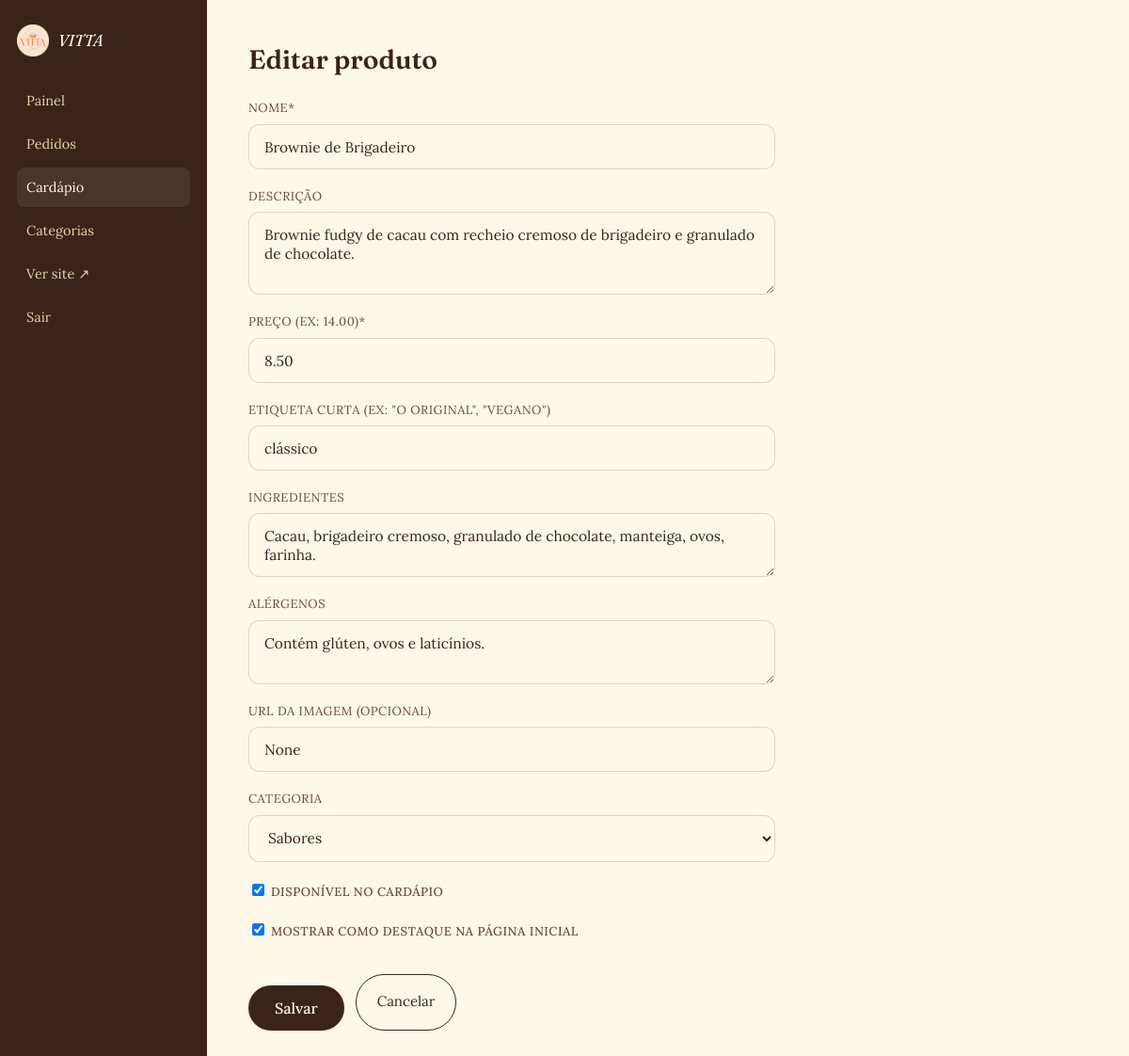
Screenshot of /admin/produtos/1/editar (signed in) with the database file from the repository.
### models.py (models this page shows, shortened)
class Produto(db.Model):
    __tablename__ = "produtos"
    id = db.Column(db.Integer, primary_key=True)
    nome = db.Column(db.String(120), nullable=False)
    descricao = db.Column(db.Text, nullable=True)
    preco = db.Column(db.Numeric(10, 2), nullable=False)
    imagem_url = db.Column(db.String(300), nullable=True)
    disponivel = db.Column(db.Boolean, default=True)
    destaque = db.Column(db.Boolean, default=False)
    tag = db.Column(db.String(60), nullable=True)          # ex: "o original"
    ingredientes = db.Column(db.Text, nullable=True)
    alergenos = db.Column(db.Text, nullable=True)
    categoria_id = db.Column(db.Integer, db.ForeignKey("categorias.id"), nullable=True)
    criado_em = db.Column(db.DateTime, default=datetime.utcnow)

### app.py (the view, shortened to what this page needs)
    @app.route("/admin/produtos/<int:produto_id>/editar", methods=["GET", "POST"])
    @login_required
    def admin_produto_editar(produto_id):
        produto = db.session.get(Produto, produto_id) or abort(404)
        categorias = Categoria.query.order_by(Categoria.nome).all()
        return render_template("admin/produto_form.html", produto=produto, categorias=categorias)

### templates/admin/produto_form.html (shortened to what this page needs)
{% extends "admin/base_admin.html" %}
{% block admin_content %}
<h1 class="titulo-pagina">{{ 'Editar produto' if produto else 'Novo produto' }}</h1>
<form method="POST" class="form form-larga">
  <label for="nome">Nome*</label>
  <input type="text" id="nome" name="nome" value="{{ produto.nome if produto else '' }}" required>
  <label for="descricao">Descrição</label>
  <textarea id="descricao" name="descricao" rows="3">{{ produto.descricao if produto else '' }}</textarea>
  <label for="preco">Preço (ex: 14.00)*</label>
  <input type="text" id="preco" name="preco" value="{{ produto.preco if produto else '' }}" required>
  <label for="tag">Etiqueta curta (ex: "o original", "vegano")</label>
  <input type="text" id="tag" name="tag" value="{{ produto.tag if produto else '' }}">
  <label for="ingredientes">Ingredientes</label>
  <textarea id="ingredientes" name="ingredientes" rows="2">{{ produto.ingredientes if produto else '' }}</textarea>
  <label for="alergenos">Alérgenos</label>
  <textarea id="alergenos" name="alergenos" rows="2">{{ produto.alergenos if produto else '' }}</textarea>
  <label for="imagem_url">URL da imagem (opcional)</label>
  <input type="text" id="imagem_url" name="imagem_url" value="{{ produto.imagem_url if produto else '' }}" placeholder="https://...">
  <label for="categoria_id">Categoria</label>
  <select id="categoria_id" name="categoria_id">
    {% for categoria in categorias %}
    <option value="{{ categoria.id }}" {{ 'selected' if produto and produto.categoria_id == categoria.id }}>{{ categoria.nome }}</option>
    {% endfor %}
  </select>
  <label class="checkbox-linha">
    <input type="checkbox" name="disponivel" {{ 'checked' if not produto or produto.disponivel }}>
    Disponível no cardápio
  </label>
  <label class="checkbox-linha">
    <input type="checkbox" name="destaque" {{ 'checked' if produto and produto.destaque }}>
    Mostrar como destaque na página inicial
  </label>
  <div style="display:flex; gap:12px; margin-top:20px;">
    <button type="submit" class="btn btn-dark">Salvar</button>
    <a href="{{ url_for('admin_produtos') }}" class="btn-outline-dark">Cancelar</a>
  </div>
</form>
{% endblock %}

### static/css/style.css (style rules this page uses)
:root { --cosmic: #FFF8E7; --butter: #FFF0C8; --orange: #F67D2C; --orange-deep: #D9601A; --toffee: #EAC896; --cacau: #3B2417; --cacau-soft: #6B4A34; --line: rgba(59, 36, 23, 0.16); --display: 'Fraunces', serif; --body: 'Lora', serif; }
* { box-sizing: border-box; }
html { scroll-behavior: smooth; }
body { margin: 0; background: var(--cosmic); color: var(--cacau); font-family: var(--body); font-size: 17px; line-height: 1.65; }
a { color: inherit; }
.btn { display: inline-flex; align-items: center; gap: 10px; background: var(--cacau); color: var(--cosmic); text-decoration: none; font-family: var(--body); font-weight: 500; font-size: 16px; padding: 14px 28px; border-radius: 999px; border: none; cursor: pointer; transition: background 0.2s, transform 0.15s; }
.btn-dark { background: var(--cacau); color: var(--cosmic); }
.btn-outline-dark { display: inline-flex; align-items: center; justify-content: center; background: transparent; color: var(--cacau); border: 1.5px solid var(--cacau); text-decoration: none; font-family: var(--body); font-size: 15px; padding: 11px 22px; border-radius: 999px; margin-top: 8px; transition: background 0.2s, color 0.2s; }
.form { display: flex; flex-direction: column; gap: 6px; }
.form label { font-size: 13px; letter-spacing: 0.04em; text-transform: uppercase; color: var(--cacau-soft); margin-top: 12px; }
.form input, .form textarea { font-family: var(--body); font-size: 15.5px; padding: 13px 16px; border-radius: 12px; border: 1px solid var(--line); background: var(--cosmic); color: var(--cacau); resize: vertical; }
.form .btn { margin-top: 20px; align-self: flex-start; }

### static/css/admin.css (style rules this page uses)
.titulo-pagina { font-family: var(--display); font-weight: 600; font-size: 28px; margin: 0 0 6px; color: var(--cacau); }
.admin-body { margin: 0; background: var(--cosmic); }
.form-larga { max-width: 560px; }
.checkbox-linha { flex-direction: row; align-items: center; gap: 8px; font-weight: 500; text-transform: none; margin-top: 14px !important; font-size: 14.5px; color: var(--cacau); }
.checkbox-linha input { width: auto; padding: 0; }
.admin-conteudo select { font-family: var(--body); font-size: 15.5px; padding: 13px 16px; border-radius: 12px; border: 1px solid var(--line); background: var(--cosmic); color: var(--cacau); }

### rows the page displays
Produto: nome "Brownie de Brigadeiro", descricao "Brownie fudgy de cacau com recheio cremoso de brigadeiro e granulado de chocolate.", preco "8.50", tag "clássico", ingredientes "Cacau, brigadeiro cremoso, granulado de chocolate, manteiga, ovos, farinha.", alergenos "Contém glúten, ovos e laticínios.", imagem_url "None"

### other values shown
{{ nome_empresa }} "VITTA"
{{ 'Editar produto' if produto else 'Novo produto' }} "Editar produto"
form field categoria_id "Sabores"
